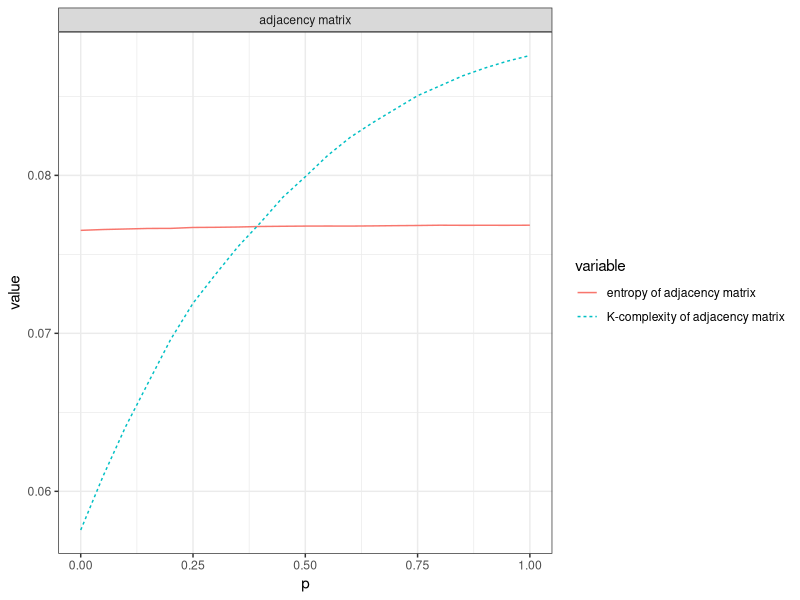
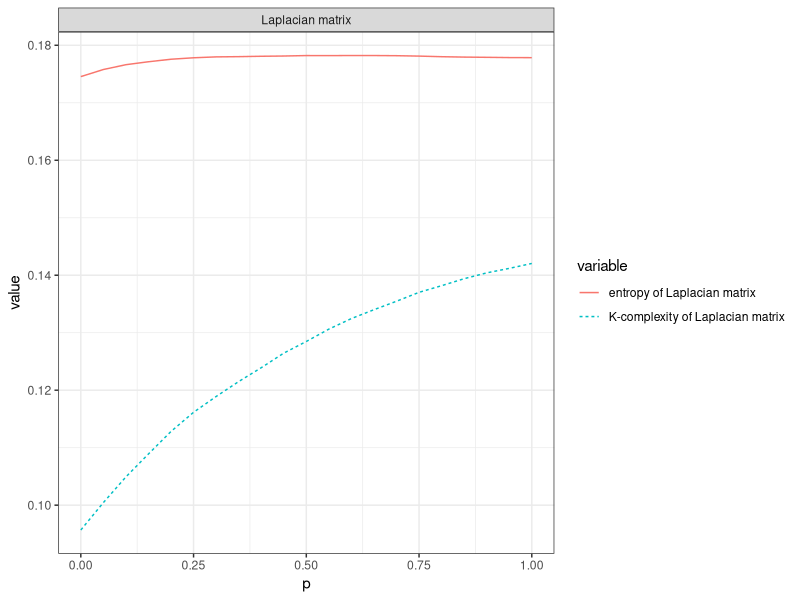
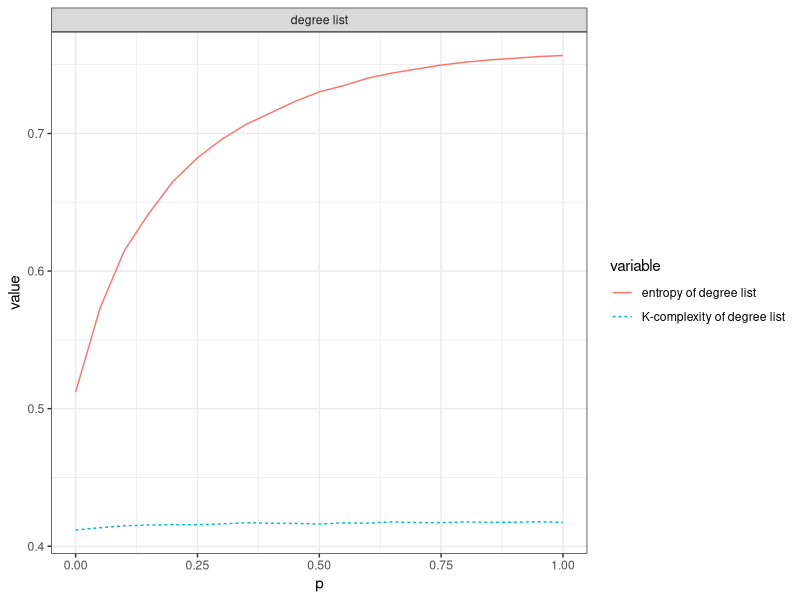
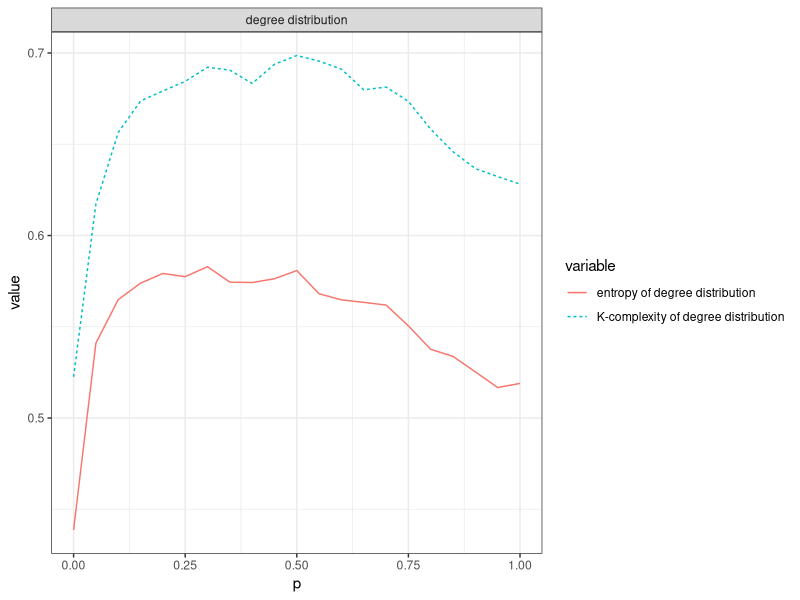

These charts were generated, in order, by the following R code:
library(dplyr)
library(reshape2)
library(ggplot2)


# read text file with results
results <- read.csv(file = 'results.100.5.ws.er.csv')
results <- read.csv(file = 'results.100.50.ws.ba.csv')

# transform the data into the long format
results_long <- melt(results, id = 'p')

# add a variable for faceting
results_long$type <- ''

results_long[results_long$variable == 'eA' | results_long$variable == 'kA',]$type <- 'adjacency matrix'
results_long[results_long$variable == 'eL' | results_long$variable == 'kL',]$type <- 'Laplacian matrix'
results_long[results_long$variable == 'ed' | results_long$variable == 'kd',]$type <- 'degree list'
results_long[results_long$variable == 'eD' | results_long$variable == 'kD',]$type <- 'degree distribution'

# add a class variable to distinguish between entropy and complexity
results_long$class <- ''

results_long[results_long$variable == 'eA',]$class <- 'entropy'
results_long[results_long$variable == 'eL',]$class <- 'entropy'
results_long[results_long$variable == 'ed',]$class <- 'entropy'
results_long[results_long$variable == 'eD',]$class <- 'entropy'
results_long[results_long$variable == 'kA',]$class <- 'K-complexity'
results_long[results_long$variable == 'kL',]$class <- 'K-complexity'
results_long[results_long$variable == 'kd',]$class <- 'K-complexity'
results_long[results_long$variable == 'kD',]$class <- 'K-complexity'

# factorize the variable to have a more readable labels in the legend
results_long$variable <- factor(results_long$variable, levels = c('eA','eL','ed','eD','kA','kL','kd','kD'), 
                                labels = c('entropy of adjacency matrix','entropy of Laplacian matrix','entropy of degree list','entropy of degree distribution',
                                           'K-complexity of adjacency matrix','K-complexity of Laplacian matrix','K-complexity of degree list','K-complexity of degree distribution'))

# generate the 2D plot factorized by the type of network measure
plt <- ggplot(results_long[results_long$type == 'adjacency matrix',], aes(x = p, y = value, color = variable, linetype = variable)) + geom_line() + facet_wrap(~ type, ncol = 2) + theme_bw()
plt
plt <- ggplot(results_long[results_long$type == 'Laplacian matrix',], aes(x = p, y = value, color = variable, linetype = variable)) + geom_line() + facet_wrap(~ type, ncol = 2) + theme_bw()
plt
plt <- ggplot(results_long[results_long$type == 'degree list',], aes(x = p, y = value, color = variable, linetype = variable)) + geom_line() + facet_wrap(~ type, ncol = 2) + theme_bw()
plt
plt <- ggplot(results_long[results_long$type == 'degree distribution',], aes(x = p, y = value, color = variable, linetype = variable)) + geom_line() + facet_wrap(~ type, ncol = 2) + theme_bw()
plt

# generate the plot of the average entropy and complexity across network features
# results <- cbind(results, eMean = rowMeans(results[,2:5]), KMean = rowMeans(results[,6:9]))

# plt <- ggplot(melt(results[,c(1,10,11)], id = 'p'), aes(x = p, y = value, color = variable, linetype = variable)) + geom_smooth(alpha=0.2) + theme_bw()
# plt

# save the plot
#ggsave(filename = 'results.100.100.ws.er.png')
#ggsave(filename = 'results.100.100.ws.ba.png')
